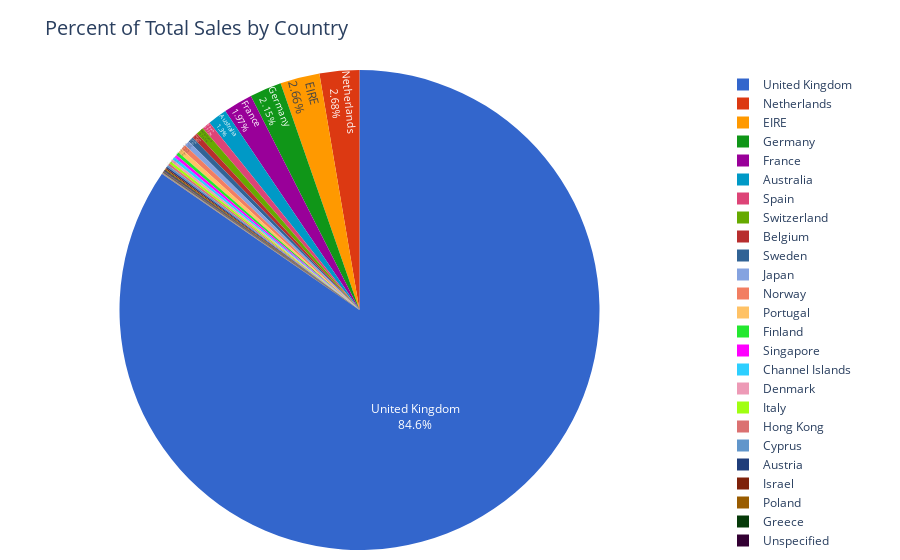

Write notebook code for a chart like this one.
### Code cell
fig = px.pie(country_sales,
             values="TotalPrice",
             names="Country",
             title="Percent of Total Sales by Country",
             color_discrete_sequence=px.colors.qualitative.G10
            )
# px.colors.qualitative.swatches().show() # see available color palettes

fig.update_traces(
                  textposition="inside",
                  textinfo="percent+label"
                 )
fig.update_layout(
                  margin=dict(l=10, r=50, b=10, t=70, pad=0),
                  titlefont = dict(size = 20)
                 )
iplot(fig)

### Figure 1 — Plotly figure (JSON) as saved in the notebook; plotly's stock layout.template omitted (floating-point values rounded to 4 significant figures)
{"data": [{"domain": {"x": [0, 1], "y": [0, 1]}, "hovertemplate": "Country=%{label}<br>TotalPrice=%{value}<extra></extra>", "labels": ["United Kingdom", "Netherlands", "EIRE", "Germany", "France", "Australia", "Spain", "Switzerland", "Belgium", "Sweden", "Japan", "Norway", "Portugal", "Finland", "Singapore", "Channel Islands", "Denmark", "Italy", "Hong Kong", "Cyprus", "Austria", "Israel", "Poland", "Greece", "Unspecified", "Iceland", "Canada", "USA", "Malta", "United Arab Emirates", "Lebanon", "Lithuania", "European Community", "Brazil", "RSA", "Czech Republic", "Bahrain", "Saudi Arabia"], "legendgroup": "", "name": "", "showlegend": true, "textinfo": "percent+label", "textposition": "inside", "type": "pie", "values": [9025000.0, 285400.0, 283500.0, 228900.0, 209700.0, 138500.0, 61580.0, 57090.0, 41200.0, 38380.0, 37420.0, 36170.0, 33750.0, 22550.0, 21280.0, 20450.0, 18960.0, 17480.0, 15690.0, 13590.0, 10200.0, 8135.0, 7335.0, 4761.0, 4750.0, 4310, 3666.0, 3580.0, 2726.0, 1902.0, 1694.0, 1661.0, 1300.0, 1144.0, 1002.0, 826.7, 754.1, 145.9]}], "layout": {"legend": {"tracegroupgap": 0}, "margin": {"b": 10, "l": 10, "pad": 0, "r": 50, "t": 70}, "piecolorway": ["#3366CC", "#DC3912", "#FF9900", "#109618", "#990099", "#0099C6", "#DD4477", "#66AA00", "#B82E2E", "#316395"], "title": {"font": {"size": 20}, "text": "Percent of Total Sales by Country"}}}
